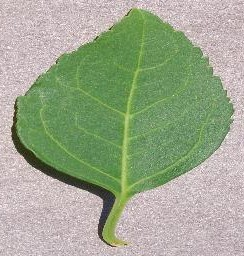
#> input picture DataSet/Cherry/image (7).JPG, 244 x 256 px
$ python -i app.py   (imports and definitions only)
#> lines starting #> are read from the running program, lines starting #| are printed output that depends on the picture; after the words box and inside, x2 and y2 are one past the last pixel; in counts of white or black regions, pixels touching at a corner belong together
#> further down, picture is the input picture: shape (256, 244, 3); mean B, G, R 142.4, 167.9, 157.4
from flask import Flask, render_template, request, redirect
import joblib
from multiprocessing import Process
from sklearn.preprocessing import LabelEncoder
import matplotlib.pyplot as plt
import numpy as np
import os
import cv2

# [4 lines not run here, left out]

def extract_contour_features(image):
    gray_image = cv2.cvtColor(image, cv2.COLOR_BGR2GRAY)
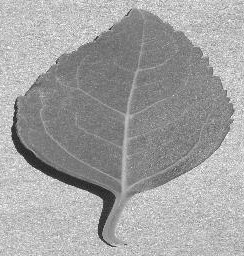
#> gray_image: shape (256, 244); min 20, max 254, mean 161.9
    blurred_image = cv2.GaussianBlur(gray_image, (9, 9), 0)
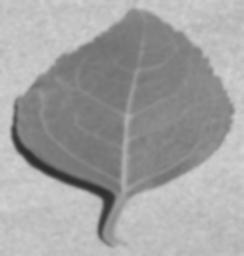
#> blurred_image: shape (256, 244); min 46, max 211, mean 161.9
    _, thresholded_image = cv2.threshold(blurred_image, 0, 255, cv2.THRESH_BINARY + cv2.THRESH_OTSU)
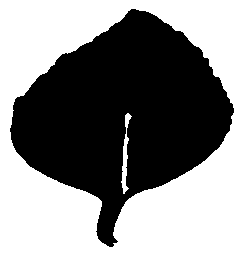
#> thresholded_image: shape (256, 244); 53.4% white; 1 black region, box (x1, y1, x2, y2) and area: (10, 9, 234, 247) 29092
    edges = cv2.Canny(thresholded_image, 50, 150)
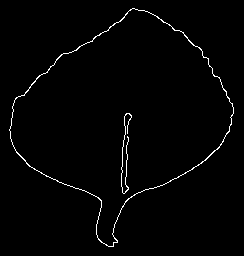
#> edges: shape (256, 244); 1.5% white in thin lines or dots, all inside (x1, y1, x2, y2) = (9, 8, 234, 247)
    kernel = np.ones((5, 5), np.uint8)
    edges = cv2.dilate(edges, kernel, iterations=2)
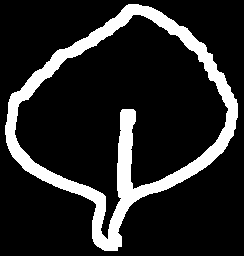
#> edges: shape (256, 244); 15.2% white; 1 white region, box (x1, y1, x2, y2) and area: (5, 4, 238, 251) 9504
    edges = cv2.erode(edges, kernel, iterations=2)
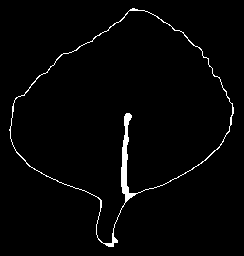
#> edges: shape (256, 244); 2.1% white; 1 white region
    contours, _ = cv2.findContours(edges, cv2.RETR_EXTERNAL, cv2.CHAIN_APPROX_SIMPLE)
#> contours = 1 contour; box (x1, y1, x2, y2) and area: (9, 8, 234, 247) 29490


    # Somme des coordonnées de tous les points de tous les contours
    sum_x = 0
    sum_y = 0
    for contour in contours:
        sum_x += np.sum(contour[:, :, 0])
        sum_y += np.sum(contour[:, :, 1])
#> this loop made 1 pass
#> (sum_x, sum_y) on pass 1: (41241, 44627)
#> after the loop, sum_x = 41241; sum_y = 44627

    return sum_x, sum_y

# [3 lines that did not run here, left out]


# [44 lines that did not run here, left out]


# [4 lines not run here, left out]

>>> import cv2
>>> picture = cv2.imread('../DataSet/Cherry/image (7).JPG')
>>> result = extract_contour_features(picture)
#> result = (41241, 44627)
